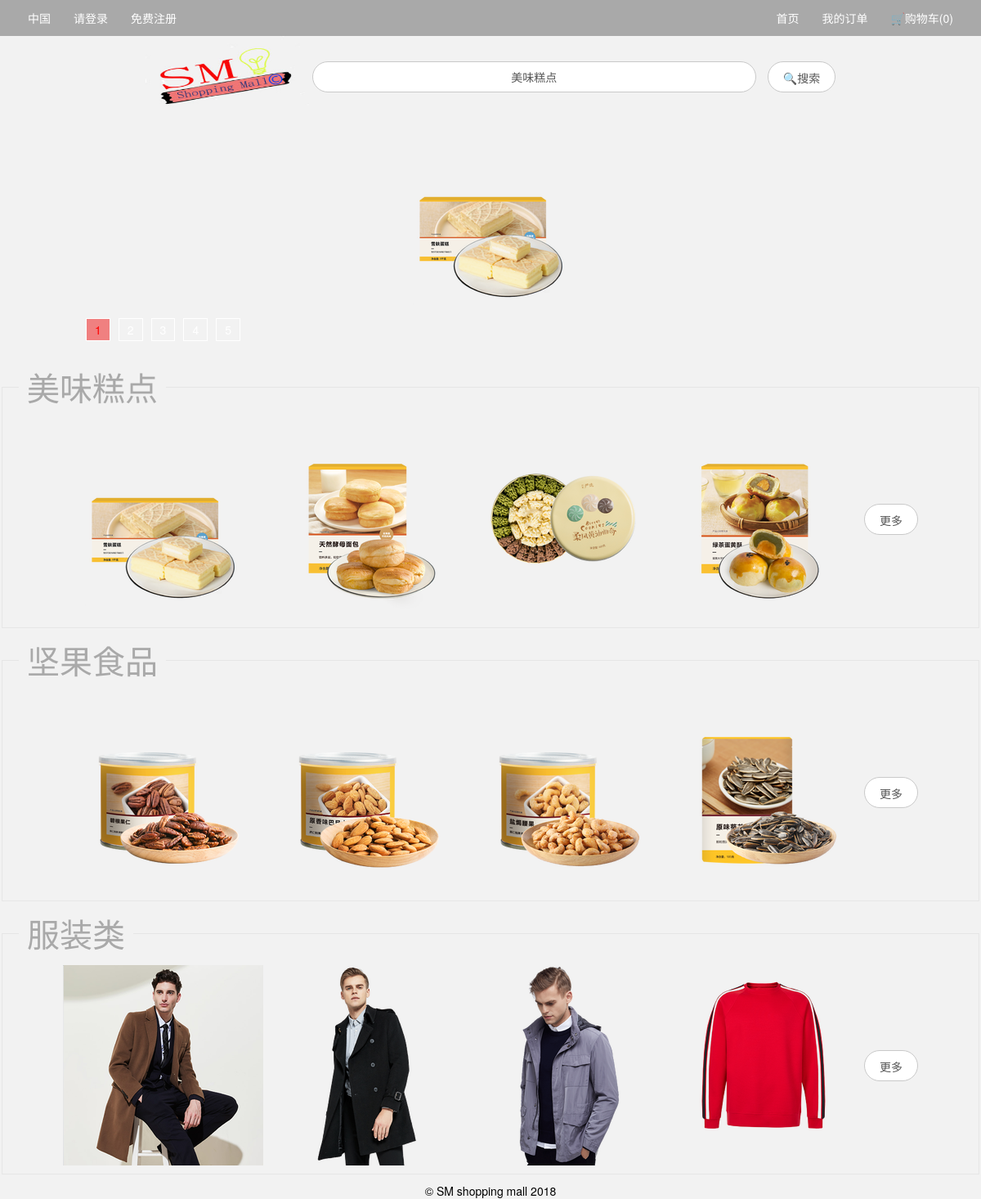
The page / on the database its author committed.
### tables this page shows
CREATE TABLE `cates` (
  `cate_id` int(10) unsigned NOT NULL AUTO_INCREMENT,
  `name` varchar(255) NOT NULL,
  PRIMARY KEY (`cate_id`)
);

CREATE TABLE `goods` (
  `good_id` int(10) unsigned NOT NULL AUTO_INCREMENT,
  `name` varchar(255) NOT NULL,
  `price` double NOT NULL,
  `cate_id` int(10) unsigned NOT NULL,
  `coverpic` varchar(255) NOT NULL,
  PRIMARY KEY (`good_id`)
);

### index.php (the view, shortened to what this page needs)
<?php
require_once 'common.php';
?>
    <!DOCTYPE html>
    <html>
    <head>
        <link rel="stylesheet" type="text/css" href="css/test.css" />
        <link rel="stylesheet" href="res/layui/css/layui.css">
    </head>
    <body bgcolor="#f2f2f2">
    <div class="ran">
        <?php
        require_once 'header.php';
        ?>
        <form name="f1" method="get" action="">
            <a href="index.php"><img src="img/SM1.jpg" width="200" height="100"></a>
            <input class="layui-btn layui-btn-radius layui-btn-primary" type="text" size="65" name="search" value="美味糕点">
            <input class="layui-btn layui-btn-radius layui-btn-primary" type="submit" name="bt" value="🔍搜索">
        </form>
        <div id="ad" style="width:1000px;margin:0 auto">
            <ul id="ad_img" >
                <li><img src="img/g1.png" width="245" height="245" /></li>
            </ul>
            <ul id="ad_num">
                <li>1</li><li>2</li><li>3</li><li>4</li><li>5</li>
            </ul>
        </div>
    </div>
    <?php
    $result = mysqli_query($link,"SELECT * FROM cates");
    while($row=mysqli_fetch_assoc($result)){
        echo "<fieldset class=\"layui-elem-field\">";
        echo "<legend><h1><a href=\"list.php?cate_id=".$row['cate_id']."\"><span style=\"color:#A9A9A9;font-family:华文新魏 \">".$row['name']."</span></a></h1></legend>";
        echo "<div class=\"layui-field-box\"><table align=\"center\">";
        $rs = mysqli_query($link,"SELECT * FROM goods where cate_id=".$row['cate_id']." limit 0,4");
        while($r=mysqli_fetch_assoc($rs)){
            echo "<td><a href='list.php?cate_id=".$r['cate_id']."'><img src='".$r['coverpic']."'></a></td>";
        }
        echo "<td><a href=\"list.php?cate_id=".$row['cate_id']."\" class=\"layui-btn layui-btn-radius layui-btn-primary\">更多</a></td>";
        echo "</table></div>";
        echo "</fieldset>";
    }
    ?>
    </body>
    </html>
<div class="layui-footer" style="left:0px;text-align: center">
    © SM shopping mall 2018
</div>

### header.php
<ul class="menu">
    <li><a href="index.php">中国</a></li>
    <?php
    if(isset($_SESSION['user'])){
        echo '<li><a href="javascript:;">'.$_SESSION['user']['name'].'，欢迎光临</a></li>';
        if($_SESSION['user']['isAdmin']){
            echo ' <li><a href="view.php">管理员入口</a></li>';
        }
        echo '<li><a href="logout.php">退出</a></li>';
    }else{
        echo '<li><a href="login.php">请登录</a></li>';
        echo '<li><a href="registered.php">免费注册</a></li>';
    }
    ?>
    <li style="float:right"><a  href="gwc.php"  >🛒购物车(<?=count($_SESSION['cart'])?>)</a></li>
    <li style="float:right"><a  href="orders.php"  >我的订单</a></li>
    <li style="float:right"><a  href="index.php"  >首页</a></li>
</ul>

### css/test.css (style rules this page uses)
#ad { width:300px; height:300px; }
#ad li { list-style:none; }
#ad_img li { display:none; }
#ad_num { overflow:hidden; bottom:10px; right:10px; color:#FFF; }
#ad_num li { border:#FFF solid 1px; float:left; margin:0px 5px; padding:3px 10px; }
.numsover { background-color:#F08080; color:#F00; }

### res/layui/css/layui.css (style rules this page uses)
.layui-inline,img { display:inline-block;vertical-align:middle }
h1,h2,h3,h4,h5,h6 { font-weight:400 }
.layui-btn,.layui-edge,.layui-inline,img { vertical-align:middle }
.layui-btn,.layui-disabled,.layui-icon,.layui-unselect { -webkit-user-select:none;-ms-user-select:none;-moz-user-select:none }
blockquote,body,button,dd,div,dl,dt,form,h1,h2,h3,h4,h5,h6,input,li,ol,p,pre,td,textarea,th,ul { margin:0;padding:0;-webkit-tap-highlight-color:rgba(0,0,0,0) }
img { border:none }
li { list-style:none }
table { border-collapse:collapse;border-spacing:0 }
button,input,optgroup,option,select,textarea { font-family:inherit;font-size:inherit;font-style:inherit;font-weight:inherit;outline:0 }
body { line-height:24px;font:14px Helvetica Neue,Helvetica,PingFang SC,Tahoma,Arial,sans-serif }
a { color:#333;text-decoration:none }
.layui-btn,.layui-input,.layui-select,.layui-textarea,.layui-upload-button { outline:0;-webkit-appearance:none;transition:all .3s;-webkit-transition:all .3s;box-sizing:border-box }
.layui-elem-field { margin-bottom:10px;padding:0;border-width:1px;border-style:solid }
.layui-elem-field legend { margin-left:20px;padding:0 10px;font-size:20px;font-weight:300 }
.layui-field-box { padding:10px 15px }
.layui-badge-rim,.layui-colla-content,.layui-colla-item,.layui-collapse,.layui-elem-field,.layui-form-pane .layui-form-item[pane],.layui-form-pane .layui-form-label,.layui-input,.layui-layedit,.layui-layedit-tool,.layui-quote-nm,.layui-select,.layui-tab-bar,.layui-tab-card,.layui-tab-title,.layui-tab-title .layui-this:after,.layui-textarea { border-color:#e6e6e6 }
.layui-btn { display:inline-block;height:38px;line-height:38px;padding:0 18px;background-color:#009688;color:#fff;white-space:nowrap;text-align:center;font-size:14px;border:none;border-radius:2px;cursor:pointer }
.layui-btn+.layui-btn { margin-left:10px }
.layui-btn-radius { border-radius:100px }
.layui-btn-primary { border:1px solid #C9C9C9;background-color:#fff;color:#555 }

### index.php (style rules this page uses)
.menu { list-style-type: none; padding:0 20px; margin: 0; overflow: hidden; background-color: #A9A9A9; }
.menu li { float: left; }
.menu li a { display: block; color: white; text-align: center; padding: 12px 14px; text-decoration: none; }
.ran { width:100%; text-align: center; }

### rows shown on the page
cates: name "美味糕点"
goods: coverpic (picture)
goods: coverpic (picture)
goods: coverpic (picture)
goods: coverpic (picture)
cates: name "坚果食品"
goods: coverpic (picture)
goods: coverpic (picture)
goods: coverpic (picture)
goods: coverpic (picture)
cates: name "服装类"
goods: coverpic (picture)
goods: coverpic (picture)
goods: coverpic (picture)
goods: coverpic (picture)

### other values the page prints
count($_SESSION['cart']) "0"
